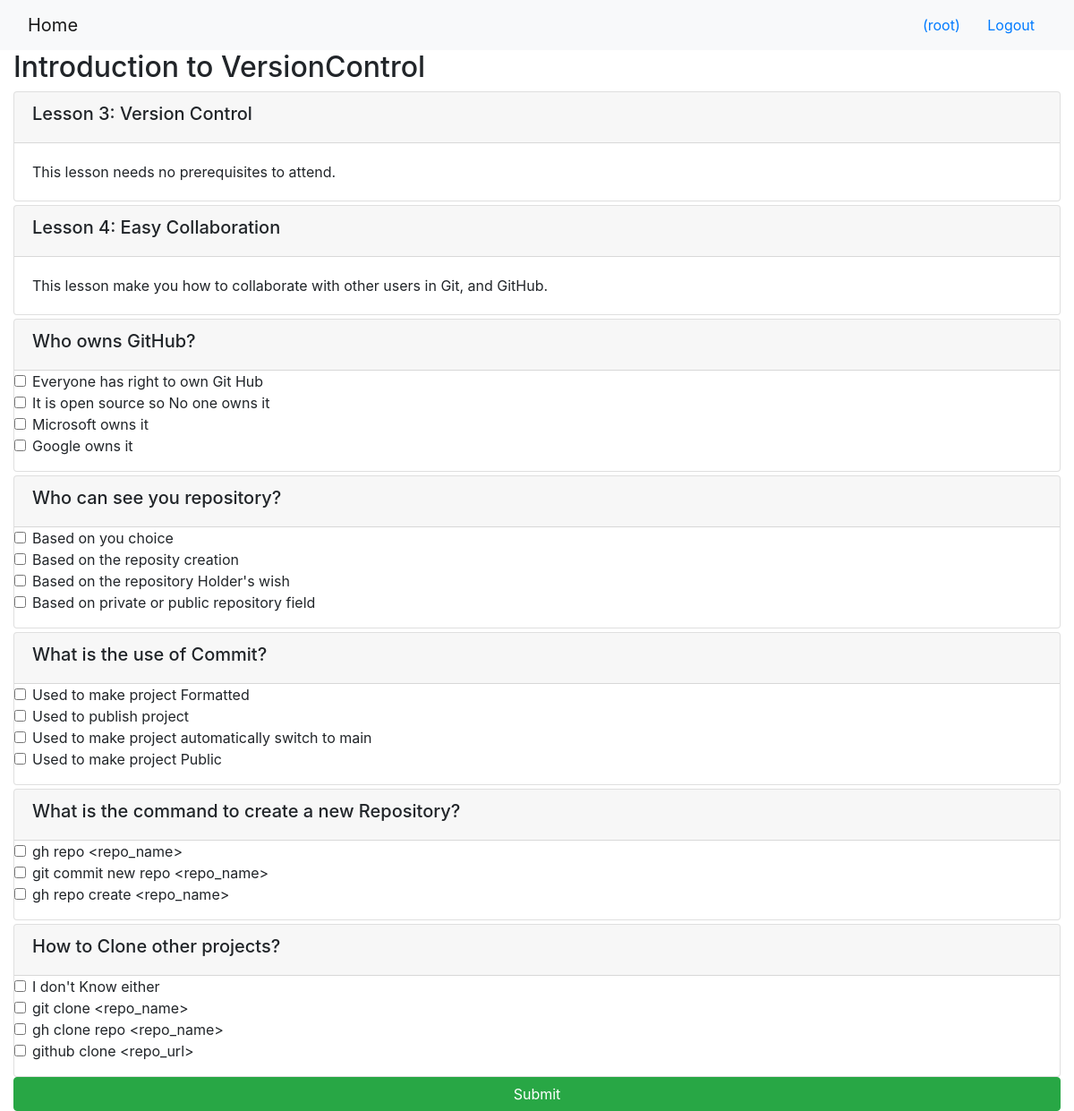
/1/ (signed in), run on the app's committed database.
### onlinecourse/models.py (models this page shows, shortened)
class Course(models.Model):
    name = models.CharField(null=False, max_length=30, default='online course')
    image = models.ImageField(upload_to='course_images/')
    description = models.CharField(max_length=1000)
    pub_date = models.DateField(null=True)
    instructors = models.ManyToManyField(Instructor)
    users = models.ManyToManyField(settings.AUTH_USER_MODEL, through='Enrollment')
    total_enrollment = models.IntegerField(default=0)
    is_enrolled = False

class Lesson(models.Model):
    title = models.CharField(max_length=200, default="title")
    order = models.IntegerField(default=0)
    course = models.ForeignKey(Course, on_delete=models.CASCADE)
    content = models.TextField()

class Question(models.Model):
    course = models.ForeignKey(Course, on_delete=models.CASCADE)
    question_text = models.CharField(max_length=100, null=False)
    grade_point = models.IntegerField(null=False)

class Choice(models.Model):
    question = models.ForeignKey(Question, on_delete=models.CASCADE)
    choice_text = models.CharField(max_length=50)
    is_correct = models.BooleanField(default=False)

### onlinecourse/views.py (the view)
# urls.py: path('<int:pk>/', views.CourseDetailView.as_view(), name='course_details'),
class CourseDetailView(generic.DetailView):
    model = Course
    template_name = 'onlinecourse/course_detail_bootstrap.html'

### onlinecourse/templates/onlinecourse/course_detail_bootstrap.html (shortened to what this page needs)
<!DOCTYPE html>
<html lang="en">
<head>
     {% load static %}
    <link rel="stylesheet" href="https://maxcdn.bootstrapcdn.com/bootstrap/4.5.2/css/bootstrap.min.css">
</head>
<body>
    <nav class="navbar navbar-light bg-light">
        <div class="container-fluid">
            <div class="navbar-header">
                  <a class="navbar-brand" href="{% url 'onlinecourse:index' %}">Home</a>
            </div>
            <ul class="nav navbar-nav navbar-right">
                {% if user.is_authenticated %}
                <li>
                    <a class="btn btn-link" href="#">{{ user.first_name }}({{ user.username }})</a>
                    <a class="btn btn-link" href="{% url 'onlinecourse:logout' %}">Logout</a>
                </li>
                {% endif %}
            </ul>
        </div>
    </nav>
    <div class="container-fluid">
            <h2>{{ course.name }}</h2>
            <div class="card-columns-vertical">
                {% for lesson in course.lesson_set.all %}
                    <div class="card mt-1">
                        <div class="card-header"><h5>Lesson {{lesson.order|add:1}}: {{lesson.title}}</h5></div>
                        <div class="card-body">{{lesson.content}}</div>
                    </div>
                {% endfor %}
            </div>
        {% if not user.is_authenticated %}
        <div id="exam" class="collapse">
        {% else %}
            <div>
            <form id="questionform" action="{% url 'onlinecourse:submit' course.id %}" method="post">
                        {% for question in course.question_set.all %}
                        <div class="card mt-1">
                            <div class="card-header"><h5>{{ question.question_text}}</h5></div>
                            <div class="form-group">
                               {% for choice in question.choice_set.all %}
                                <div class="form-check">
                                    <label class="form-check-label">
                                        <input type="checkbox" name="choice_{{choice.id}}"
                                               class="form-check-input" id="{{choice.id}}"
                                               value="{{choice.id}}">{{ choice.choice_text }}
                                    </label>
                                </div>
                                {% endfor %}
                            </div>
                        </div>
                        {% endfor %}
                    <input class="btn btn-success btn-block" type="submit" value="Submit">
            </form>
        </div>
        {% endif %}
    </div>
</body>
</html>

### data on the page
Course: name "Introduction to VersionControl"
Lesson: order|add "3", title "Version Control", content "This lesson needs no prerequisites to attend."
Lesson: order|add "4", title "Easy Collaboration", content "This lesson make you how to collaborate with other users in Git, and GitHub."
Question: question_text "Who owns GitHub?"
Choice: choice_text "Everyone has right to own Git Hub"
Choice: choice_text "It is open source so No one owns it"
Choice: choice_text "Microsoft owns it"
Choice: choice_text "Google owns it"
Question: question_text "Who can see you repository?"
Choice: choice_text "Based on you choice"
Choice: choice_text "Based on the reposity creation"
Choice: choice_text "Based on the repository Holder's wish"
Choice: choice_text "Based on private or public repository field"
Question: question_text "What is the use of Commit?"
Choice: choice_text "Used to make project Formatted"
Choice: choice_text "Used to publish project"
Choice: choice_text "Used to make project automatically switch to main"
Choice: choice_text "Used to make project Public"
Question: question_text "What is the command to create a new Repository?"
Choice: choice_text "gh repo <repo_name>"
Choice: choice_text "git commit new repo <repo_name>"
Choice: choice_text "gh repo create <repo_name>"
Question: question_text "How to Clone other projects?"
Choice: choice_text "I don't Know either"
Choice: choice_text "git clone <repo_name>"
Choice: choice_text "gh clone repo <repo_name>"
Choice: choice_text "github clone <repo_url>"

### other printed values
{{ user.username }} "root"
